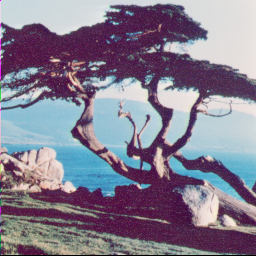
#> input picture Week2/image1.jpg, 256 x 256 px
$ jupyter execute Task1.ipynb
#> lines starting #> are read from the running program, lines starting #| are printed output that depends on the picture; after the words box and inside, x2 and y2 are one past the last pixel; in counts of white or black regions, pixels touching at a corner belong together
[cell 1]
# Import necessary libraries
import numpy as np
import matplotlib.pyplot as plt
import cv2

[cell 2]
# Load images
img1 = cv2.imread('image1.jpg')
#> img1 is the input picture: shape (256, 256, 3); mean B, G, R 143.3, 124.9, 132.2
img2 = cv2.imread('image2.jpg')
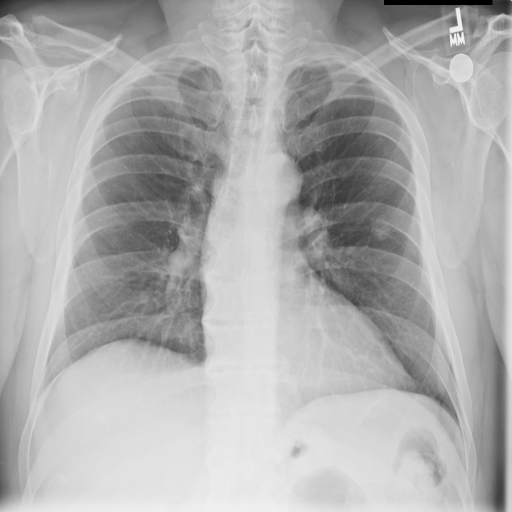
#> input picture Week2/image2.jpg, 1024 x 1024 px (shown at 1/2 size)
#> img2 is the input picture: shape (1024, 1024, 3); min 0, max 244, mean 174.3

[cell 3]
# Define a function to display images
def display_images(images, titles):
    plt.figure(figsize=(10, 5))
    for i, (img, title) in enumerate(zip(images, titles)):
        plt.subplot(1, len(images), i + 1)
        img_rgb = cv2.cvtColor(img, cv2.COLOR_BGR2RGB)
        plt.imshow(img_rgb)
        plt.title(title)
        plt.axis('off')
#> this loop made 2 passes
#> title on passes 1 to 2: 'Image 1', 'Image 2'
    plt.show()

display_images([img1, img2], ['Image 1', 'Image 2'])

[cell 4]
# Convert images to grayscale
gray1 = cv2.cvtColor(img1, cv2.COLOR_BGR2GRAY)
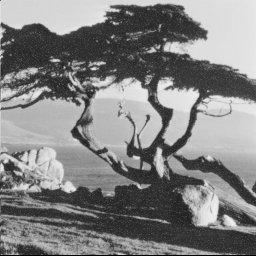
#> gray1: shape (256, 256); min 0, max 237, mean 129.2
gray2 = cv2.cvtColor(img2, cv2.COLOR_BGR2GRAY)

display_images([gray1, gray2], ['Grayscale Image 1', 'Grayscale Image 2'])
#> the loop in display_images (call 2), `for i, (img, title) in enumerate(zip(images, titles)):` made 2 passes
#> in display_images (call 2), `plt.show()`:
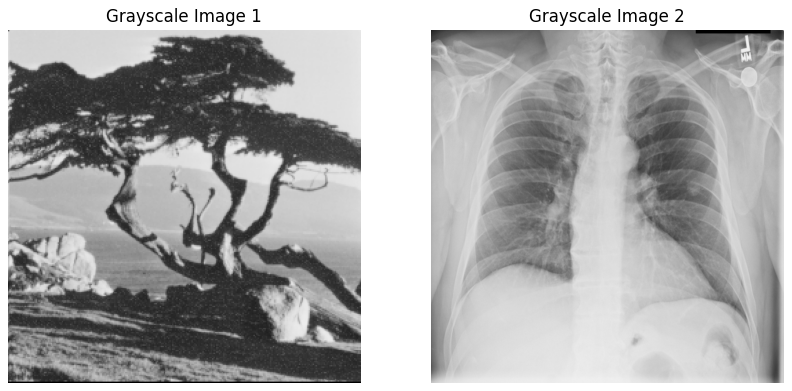
#> figure drawn by matplotlib, 2 panels

[cell 5]
# Plot histograms of grayscale images
plt.figure(figsize=(10, 5))
plt.subplot(1, 2, 1)
plt.hist(gray1.ravel(), bins=256, range=[0, 256], color='black')
plt.title('Histogram of Grayscale Image 1')
plt.subplot(1, 2, 2)
plt.hist(gray2.ravel(), bins=256, range=[0, 256], color='black')
plt.title('Histogram of Grayscale Image 2')
plt.show()
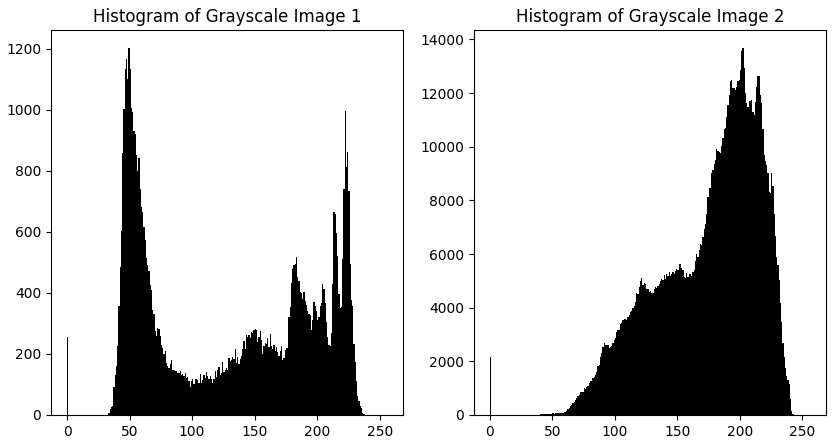
#> figure drawn by matplotlib, 2 panels; panel 1: tallest bar 1201 high, from x = 49 to 50; panel 2: tallest bar 13667 high, from x = 202 to 203

[cell 6]
# Resize images to 256x256
resized_img1 = cv2.resize(img1, (256, 256))
resized_img2 = cv2.resize(img2, (256, 256))
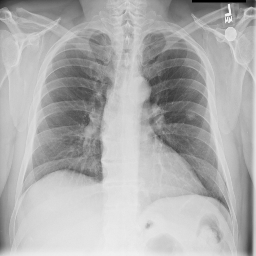
#> resized_img2: shape (256, 256, 3); min 0, max 242, mean 174.5

display_images([resized_img1, resized_img2], ['Resized Image 1', 'Resized Image 2'])

[cell 7]
# Edge detection using Canny
edge1 = cv2.Canny(gray1, 100, 200)
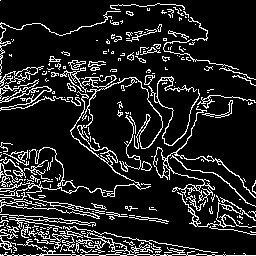
#> edge1: shape (256, 256); 13.6% white in thin lines or dots
edge2 = cv2.Canny(gray2, 100, 200)
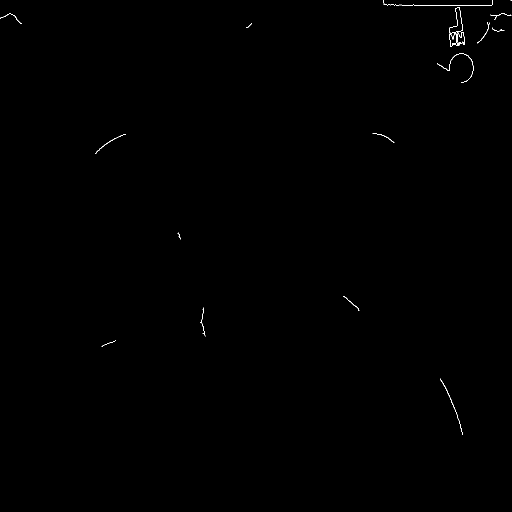
#> edge2: shape (1024, 1024) (shown at 1/2 size); 0.14% white in thin lines or dots, all inside (x1, y1, x2, y2) = (0, 0, 1024, 870)

display_images([edge1, edge2], ['Edge Detected Image 1', 'Edge Detected Image 2'])

[cell 8]
# Add Gaussian noise to images
mean = 0 # Mean of the noise
stddev = 25 # Standard deviation of the noise
noise1 = np.random.normal(mean, stddev, gray1.shape).astype(np.uint8)
noise2 = np.random.normal(mean, stddev, gray2.shape).astype(np.uint8)

noisy_img1 = cv2.add(gray1, noise1)
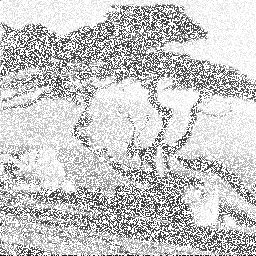
#> noisy_img1: shape (256, 256); min 0, max 255, mean 199.6
noisy_img2 = cv2.add(gray2, noise2)
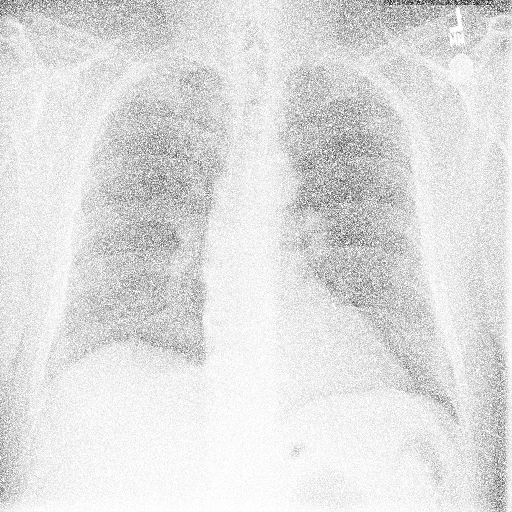
#> noisy_img2: shape (1024, 1024) (shown at 1/2 size); min 0, max 255, mean 222.8

display_images([noisy_img1, noisy_img2], ['Noisy Image 1', 'Noisy Image 2'])

[cell 9]
# Denoise images using Gaussian Blur
denoised_img1 = cv2.GaussianBlur(noisy_img1, (5, 5), 0)
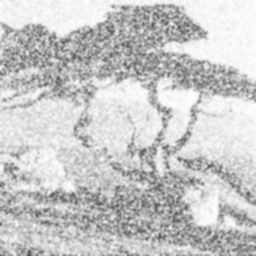
#> denoised_img1: shape (256, 256); min 71, max 255, mean 199.7
denoised_img2 = cv2.GaussianBlur(noisy_img2, (5, 5), 0)

display_images([denoised_img1, denoised_img2], ['Denoised Image 1', 'Denoised Image 2'])
